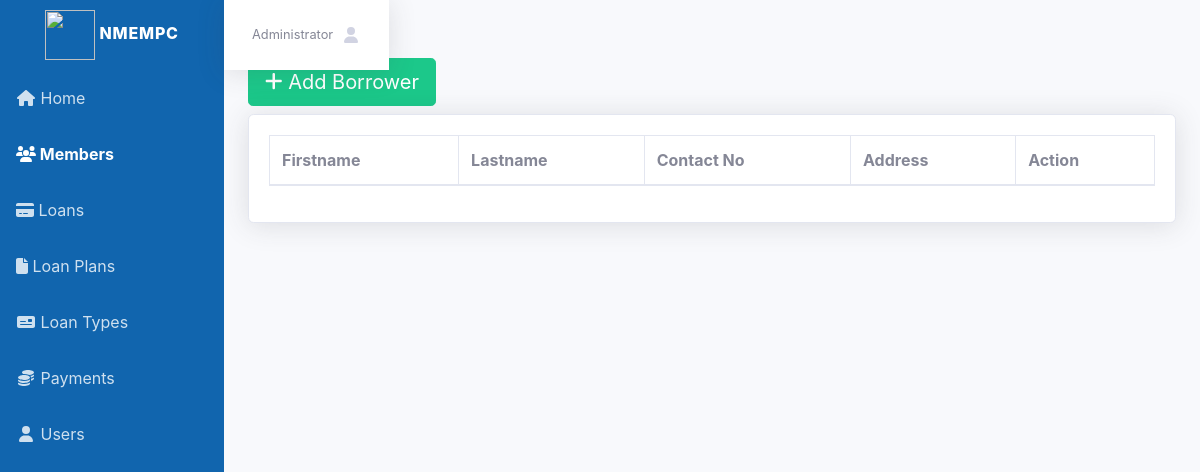
The page /borrower.php (signed in) on the database as committed earlier.
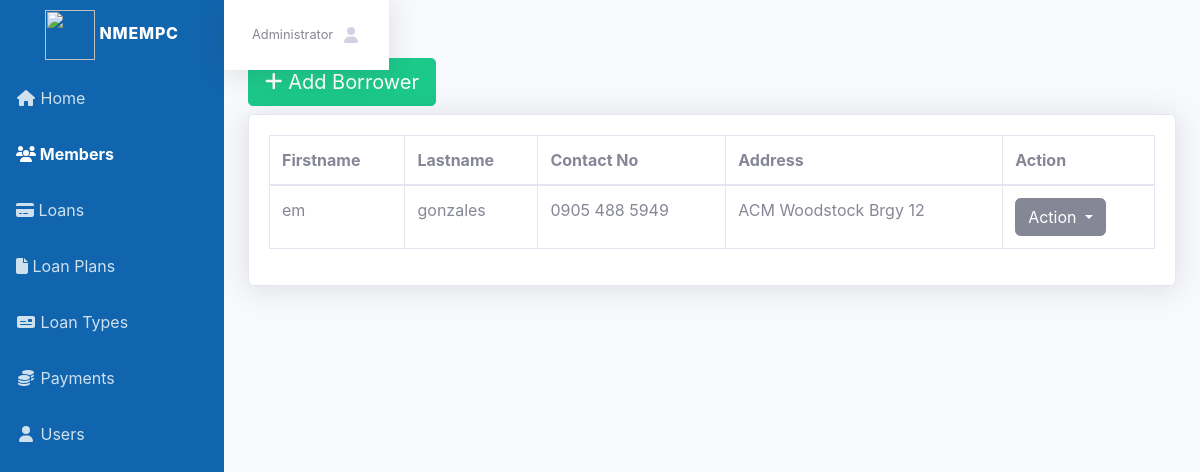
The same page on the database as committed later.
### tables this page shows
CREATE TABLE `borrower` (
  `borrower_id` int(11) NOT NULL,
  `firstname` varchar(100) NOT NULL,
  `lastname` varchar(100) NOT NULL,
  `contact_no` varchar(15) NOT NULL,
  `address` text NOT NULL,
  `age` int(11) NOT NULL,
  `birthdate` datetime NOT NULL DEFAULT current_timestamp() ON UPDATE current_timestamp(),
  `birthplace` varchar(255) NOT NULL,
  `civilstatus` enum('Single','Married','Live-In Partner','Widowed','Separated') NOT NULL,
  `religion` varchar(100) NOT NULL,
  `occupation` varchar(50) NOT NULL,
  `monthlyIncome` int(50) NOT NULL,
  `otherIncome` int(50) NOT NULL,
  `spouse` varchar(50) NOT NULL,
  `dependents` int(11) NOT NULL,
  `company` varchar(255) NOT NULL,
  `employment` varchar(255) NOT NULL,
  `emergency` varchar(50) NOT NULL
);

### config.php (called while the page is built, shortened)
<?php
	class db_connect{
		public $host = db_host;
		public $user = db_user;
		public $pass = db_pass;
		public $name = db_name;
		public function connect(){
			$this->conn = new mysqli($this->host, $this->user, $this->pass, $this->name);
		}
	}
?>

### class.php (called while the page is built, shortened)
<?php
	require_once'config.php';
	class db_class extends db_connect{
		public function display_borrower(){
			$query=$this->conn->prepare("SELECT * FROM `borrower`") or die($this->conn->error);
			if($query->execute()){
				$result = $query->get_result();
				return $result;
			}
		}
	}
?>

### borrower.php (the view, shortened to what the changed rows need)
<?php
	require_once'class.php';
	$db=new db_class();
?>
<!DOCTYPE html>
<html lang="en">
<head>
    <link href="css/sb-admin-2.css" rel="stylesheet">
    <link href="css/dataTables.bootstrap4.css" rel="stylesheet">
</head>
<body id="page-top">
    <div id="wrapper">
        <div id="content-wrapper" class="d-flex flex-column">
            <div id="content">
                <div class="container-fluid">
                    <div class="d-sm-flex align-items-center justify-content-between mb-4">
                        <h1 class="h3 mb-0 text-gray-800">Borrower</h1>
                    </div>
                    <div class="card shadow mb-4">
                        <div class="card-body">
                            <div class="table-responsive">
                                <table class="table table-bordered" id="dataTable" width="100%" cellspacing="0">
                                    <thead>
                                        <tr>
                                            <th>Firstname</th>
                                            <th>Lastname</th>
                                            <th>Contact No</th>
                                            <th>Address</th>
                                            <th>Action</th>
                                        </tr>
                                    </thead>
                                    <tbody>
										<?php
											$tbl_borrower=$db->display_borrower();
											while($fetch=$tbl_borrower->fetch_array()){
										?>
                                        <tr>
                                            <td><?php echo $fetch['firstname']?></td>
                                            <td><?php echo $fetch['lastname']?></td>
                                            <td><?php echo $fetch['contact_no']?></td>
                                            <td><?php echo $fetch['address']?></td>
                                            <td>
												<div class="dropdown">
													<button class="btn btn-secondary dropdown-toggle" type="button" id="dropdownMenuButton" data-toggle="dropdown" aria-haspopup="true" aria-expanded="false">
														Action
													</button>
												</div>
											</td>
                                        </tr>
										<?php
											}
										?>
                                    </tbody>
                                </table>
                            </div>
						</div>
                    </div>
				</div>
        </div>
    </div>
</body>
</html>

Rows that differ between the two databases and show on the page:
added borrower: firstname "em", lastname "gonzales", contact_no "0905 488 5949", address "ACM Woodstock Brgy 12"
